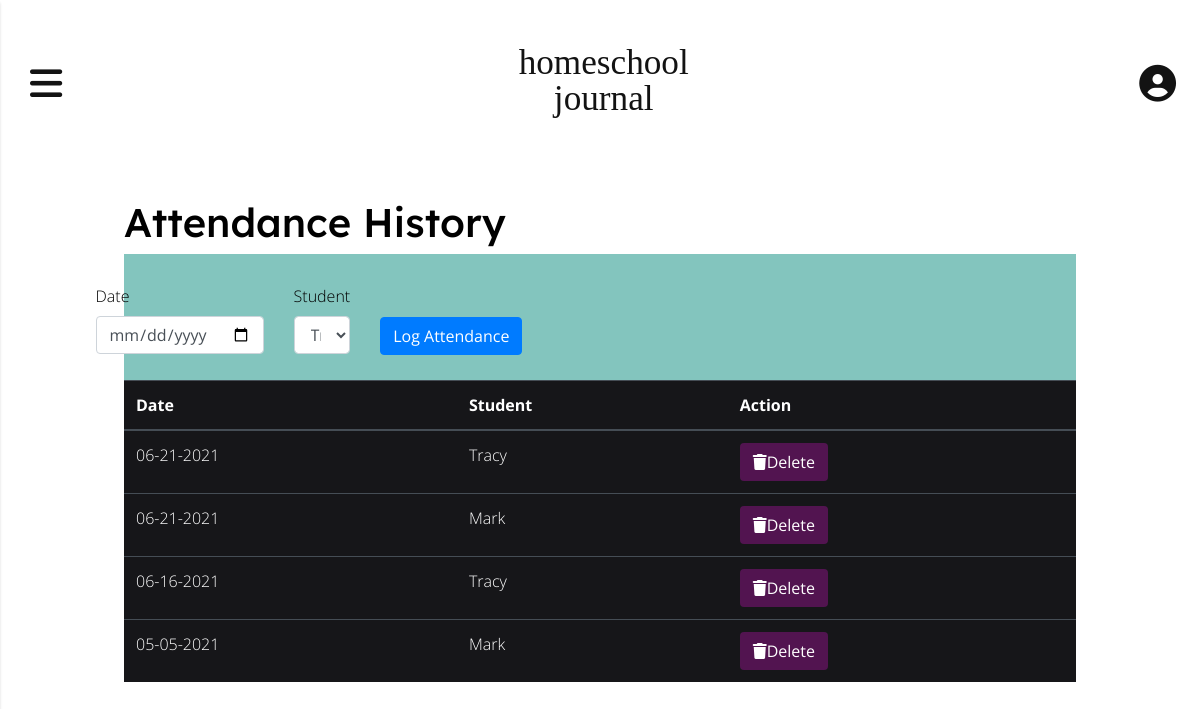
The app's page /attendance (signed in), older data.
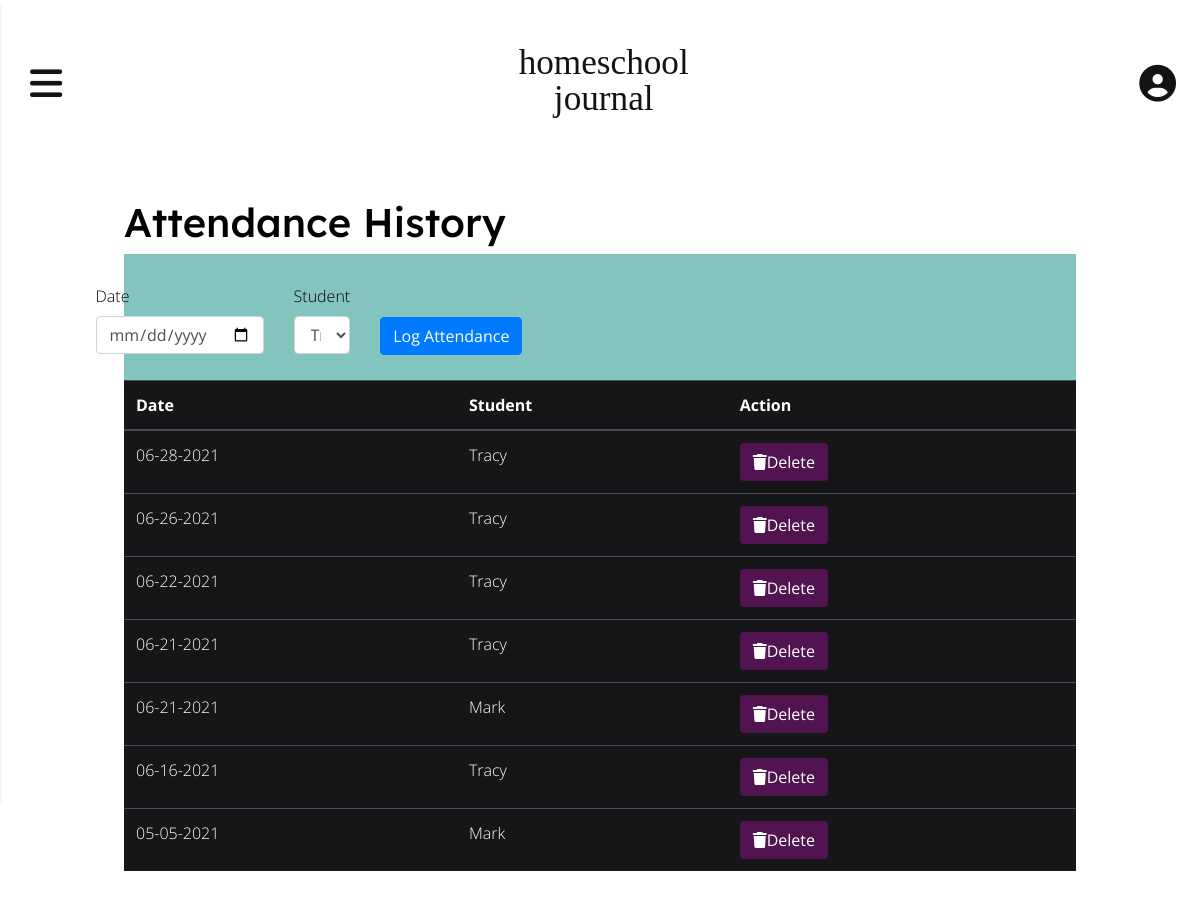
The same page, newer data.
### app/models.py (models this page shows, shortened)
class Attendance(db.Model):
    id = db.Column(db.Integer, primary_key=True)
    user_id = db.Column(db.Integer, db.ForeignKey('user.id'), index=True)
    attendance_date = db.Column(db.String(64), index=True)
    student_id = db.Column(db.Integer, db.ForeignKey('student.id'))

class Student(db.Model):
    id = db.Column(db.Integer, primary_key=True)
    student_name = db.Column(db.String(64), index=True)
    user_id = db.Column(db.Integer, db.ForeignKey('user.id'))
    attendance = db.relationship('Attendance', backref='student', lazy='dynamic')
    activities = db.relationship('Activity', backref='student', lazy='dynamic')
    def __str__(self):
        return self.student_name

### app/routes.py (the view, shortened to what this page needs)
@app.route('/attendance', methods=('GET', 'POST'))
@login_required
def attend():
    attendance_records = current_user.attendance.order_by(Attendance.attendance_date.desc()).all()
    students = current_user.students
    form = AddAttendanceForm()
    form.student.choices = students
    return render_template('attend.html', attendance_records=attendance_records, form=form)

### app/forms.py
class AddAttendanceForm(FlaskForm):
    attendance_date = DateField('Date', format='%Y-%m-%d')
    student = SelectField(u'Student', choices=[])
    submit = SubmitField('Log Attendance')

### app/__init__.py (called while the page is built)
@app.template_filter()
def datetime_format_filter(value, format='%m-%d-%Y'):
    return value.strftime(format)

@app.template_filter()
def string_to_datetime_filter(value):
    return datetime.strptime(value, '%Y-%m-%d')

### app/models.py (called while the page is built)
@login.user_loader
def load_user(id):
    return User.query.get(int(id))

### app/templates/attend.html (shortened to what this page needs)
{% extends 'base.html' %}
{% block content %}
    <div>
        <h1>Attendance History</h1>
        <div id="log-container">
            <div class="formwrapper" id="log-attendance">
                <form method="POST" action="/attendance" class="form" role="form" id="log-attendance-form" novalidate>
                    <div class="form-group">
                        {{ form.attendance_date.label }}
                        {{ form.attendance_date(class_='form-control') }}
                    </div>
                    <div class="form-group">
                        {{ form.student.label }}
                        {{ form.student(class_='form-control') }}
                    </div>
                    <p>{{ form.submit(class_='btn btn-primary') }}</p>
                </form>
            </div>
        </div>
        <table class="table table-hover table-dark">
            <thead>
                <tr>
                    <th>Date</th>
                    <th>Student</th>
                    <th>Action</th>
                </tr>
            </thead>
            <tbody>
                {% for record in attendance_records %}
                <tr>
                    <td>{{ record.attendance_date | string_to_datetime_filter | datetime_format_filter }}</td>
                    <td>{{ record.student }}</td>
                    <td><a href="{{ url_for('delete_attendance', id=record.id) }}" class="btn btn-delete btn-xs" onclick="return confirm('Are you sure you want to delete?')"><i class="fas fa-trash"></i>Delete</a></td>
                </tr>
                {% endfor %}
            </tbody>
        </table>
    </div>
{% endblock %}

### app/templates/base.html (shortened to what this page needs)
<!DOCTYPE html>
<html lang="en">
    <head>
        <link rel="stylesheet" href="https://stackpath.bootstrapcdn.com/bootstrap/4.3.1/css/bootstrap.min.css">
        <link rel="stylesheet" href="{{ url_for('static', filename='style.css') }}">
        <link rel="stylesheet" href="https://unpkg.com/bootstrap-table@1.18.2/dist/bootstrap-table.min.css">
    </head>
    <body>
      <div class="container-main">
        <header class="header-main">
          <nav class="navbar-custom">
            <button class="navbar-icon navbar-toggle" id="navbarOpen" type="button" aria-controls="navbarPanel" aria-expanded="false" aria-label="Toggle navigation">
              <i class="fas fa-bars"></i>
            </button>
            <h1 class="navbar-logo"><a class="navbar-logo-text" href="{{ url_for('index') }}">homeschool </br>journal</a></h1>
            <a href="{{ url_for ('profile') }}" class="navbar-icon navbar-profile">
              <i class="fas fa-user-circle"></i>
            </a>
          </nav>
        </header>
        <div class ="container">
            {% block content %} {% endblock %}
        </div>
      </div>
    </body>
</html>

### app/static/style.css (style rules this page uses)
:root { --black: #131313; --off-white: hsla(240, 7%, 100%, 1); --bg-light: #EBF6F2; --bg-navbar: #DEDBFE; --bg-dark: #167973; --content-bg-light: #D7ECE5; --attendance-bg:#FBE6CC; --link-color: #6354F7; --link-hover-color: #872CA7; --highlight-color: #6354F7; --btn-bright: #FE6146; --btn-bg-color-light: #C7C4E3; --alert-color: rgba(196, 61, 55, 0.3); --header-icon-hover-color: #872CA7; }
*, *:before, *:after { box-sizing: border-box; }
p { margin: 0; padding: 0; }
body { margin: 0; padding: 0; background-color: var(--off-white); color: #000; font-family: 'Open Sans', sans-serif; font-weight: 300; }
a { text-decoration:none; color: var(--link-color); cursor: pointer; }
h1, h2, h3, h4 { font-family: "Lexend Deca", serif; }
.container { width: 100%; max-width: 1000px; margin: 0 auto; padding: 2em 1.5em; }
.form { margin-top: 3.44em; }
@media screen and (min-width: 1180px) { .form { max-width: 350px; margin-top: 1.2em; } }
.btn-delete { background-color: #521450; color: #FFFFFF; }
.header-main { position: relative; }
.navbar-custom { padding: 2.7em 1.5em; display: flex; justify-content: space-between; align-items: center; }
.navbar-logo { text-align: center; line-height: 0.8em; }
.navbar-logo-text { font-family: 'Zilla Slab', serif; font-size: 2.2rem; color: #131313; }
.navbar-icon { background: #131313; color: #131313; border: unset; background: unset; font-size: 2.3rem; }
#log-container { background-color: #83c5be; padding: 10px; margin: 0 auto; }
#log-attendance { margin: 0 auto; }
#log-attendance-form { display: flex; justify-content: center; }
#log-attendance-form div { margin-right: 30px; }
#log-attendance-form p { margin-top: 33px; }
.table-dark { background-color: #161619; color: #FFFFFF; }

Row changes from the older to the newer data that the page shows:
added Attendance: attendance_date "06-28-2021", student "Tracy"
added Attendance: attendance_date "06-26-2021", student "Tracy"
added Attendance: attendance_date "06-22-2021", student "Tracy"
